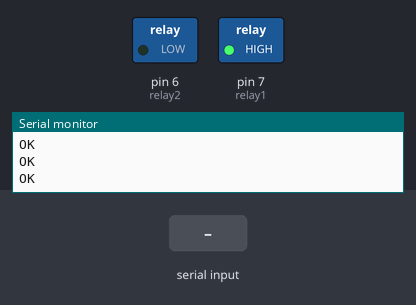
The sketch below on a simulated Arduino Uno, built with avr-gcc and run on an emulated ATmega328P. Shown: switched loads named in the sketch (green lamp = pin HIGH), the last lines printed to the serial monitor. Inputs (shaded band) come from the test bench. The modem accepts every AT command (registered, SIM ready, sends succeed) and sends nothing else.

Above: at 3.7 s.
3.8 s: "led2" received over the second serial link
At 4.8 s:
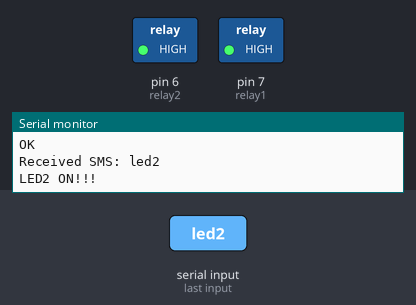
5.3 s: "both on" received over the second serial link
At 5.8 s:
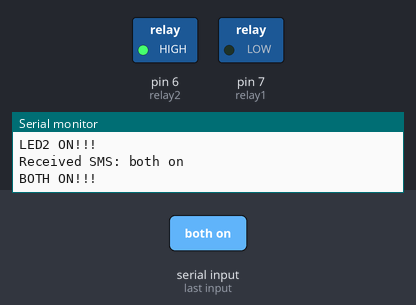
6.8 s: "led1" received over the second serial link
At 8.2 s:
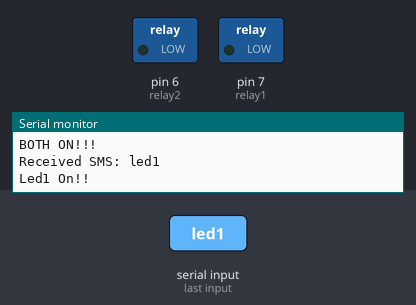
Timing chart, 0 to 9.8 s (numbered marks = the images above; inputs shaded):
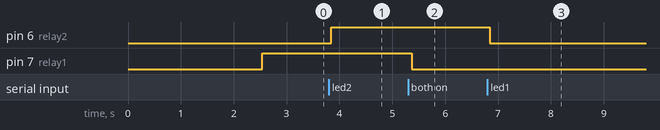

The sketch:

LightingLEDwithSMS.ino
```cpp
#include <SoftwareSerial.h>

// Create Software Serial for SIM800L on pins 10 (Tx) & 11 (Rx)
SoftwareSerial sim800l(10, 11); // (RX,TX) SIM800L Tx to Arduino 10, Rx to Arduino 11
int relay1=7;
int relay2=6;

void setup() {
    Serial.begin(9600);
    sim800l.begin(9600);

    Serial.println("Initializing SIM800L...");
    delay(1000);

    sim800l.println("AT");
    updateSerial();
    sim800l.println("AT+CMGF=1"); // Set SMS text mode
    updateSerial();
    sim800l.println("AT+CNMI=1,2,0,0,0"); // New SMS indication
    updateSerial();
    pinMode(relay1,OUTPUT);
    digitalWrite(relay1,HIGH);
    pinMode(relay2,OUTPUT);
    digitalWrite(relay2,LOW);
}

void loop() {
  if (sim800l.available()) {
    String sms = readSMS();
    Serial.print("Received SMS: ");
    Serial.println(sms);

    String lowerSms = sms;
    lowerSms.toLowerCase();

    if (lowerSms.indexOf("led1") >= 0) {
      digitalWrite(relay1, LOW);
      digitalWrite(relay2, LOW);
      Serial.println("Led1 On!!");
    } else if (lowerSms.indexOf("led2") >= 0) {
      digitalWrite(relay1, HIGH);
      digitalWrite(relay2, HIGH);
      Serial.println("LED2 ON!!!");
    } else if (lowerSms.indexOf("both on") >= 0) {
      digitalWrite(relay1, LOW);
      digitalWrite(relay2, HIGH);
      Serial.println("BOTH ON!!!");
    } else if (lowerSms.indexOf("both off") >= 0) {
      digitalWrite(relay1, HIGH);
      digitalWrite(relay2, LOW);
      Serial.println("BOTH OFF!!!!");
    } else {
      Serial.println("Invalid Input");
    }
  }
}

// Function to read SMS from SIM800L
String readSMS() {
    String message = "";
    while (sim800l.available()) {
        char c = sim800l.read();
        message += c;
        delay(10);
    }
    return message;
}

// Function to forward Serial data
void updateSerial() {
    delay(500);
    while (Serial.available()) {
        sim800l.write(Serial.read());
    }
    while (sim800l.available()) {
        Serial.write(sim800l.read());
    }
}
```

Measured:
- after the input at 3.8 s, pin 6 (relay2): LOW → HIGH at once
- after the input at 5.3 s, pin 7 (relay1): HIGH → LOW after 0.07 s
- after the input at 6.8 s, pin 6 (relay2): HIGH → LOW at once
